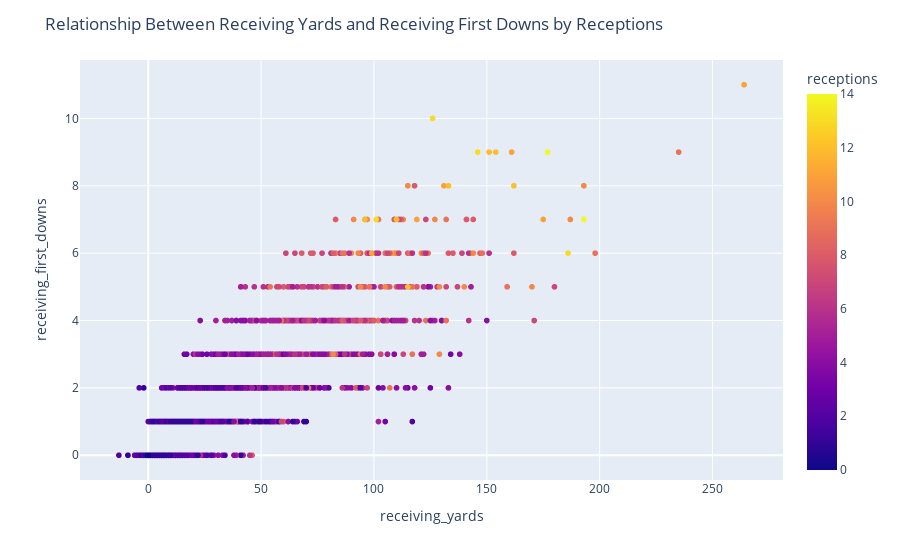

Notebook code cell kept with this figure:
### Code cell
fig = px.scatter(cleaned_df1, x='receiving_yards', y='receiving_first_downs', color='receptions')
#plt.title("Height vs. Weight Distribution Colored by General Health")
fig.update_layout(
    title="Relationship Between Receiving Yards and Receiving First Downs by Receptions"
)
fig.show()

### Figure 1 — Plotly figure (JSON) as saved in the notebook; plotly's stock layout.template omitted (floating-point values rounded to 4 significant figures; data arrays with more than 128 entries replaced by an {"elided": "..."} marker saying what was removed)
{"data": [{"hovertemplate": "receiving_yards=%{x}<br>receiving_first_downs=%{y}<br>receptions=%{marker.color}<extra></extra>", "legendgroup": "", "marker": {"color": {"elided": "5340 int values"}, "coloraxis": "coloraxis", "symbol": "circle"}, "mode": "markers", "name": "", "showlegend": false, "type": "scattergl", "x": {"elided": "5340 int values"}, "xaxis": "x", "y": {"elided": "5340 int values"}, "yaxis": "y"}], "layout": {"coloraxis": {"colorbar": {"title": {"text": "receptions"}}, "colorscale": [[0, "#0d0887"], [0.1111, "#46039f"], [0.2222, "#7201a8"], [0.3333, "#9c179e"], [0.4444, "#bd3786"], [0.5556, "#d8576b"], [0.6667, "#ed7953"], [0.7778, "#fb9f3a"], [0.8889, "#fdca26"], [1, "#f0f921"]]}, "legend": {"tracegroupgap": 0}, "margin": {"t": 60}, "title": {"text": "Relationship Between Receiving Yards and Receiving First Downs by Receptions"}, "xaxis": {"anchor": "y", "domain": [0, 1], "title": {"text": "receiving_yards"}}, "yaxis": {"anchor": "x", "domain": [0, 1], "title": {"text": "receiving_first_downs"}}}}
